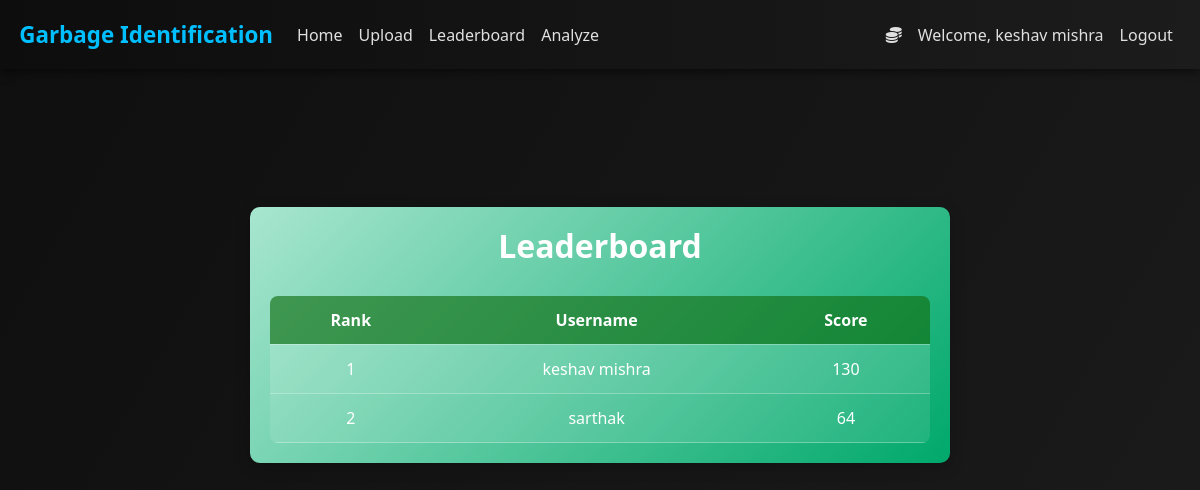
The page /leaderboard (signed in) on the database its author committed.
### backend/credentials.py (models this page shows, shortened)
class User(db.Model,UserMixin):
    id=db.Column(db.Integer, primary_key=True)
    username=db.Column(db.String(length=27),unique=True,nullable=False)
    email_address=db.Column(db.String(length=50),unique=True,nullable=False)
    pswd_hash=db.Column(db.String(length=60),nullable=False)
    score=db.Column(db.Integer, nullable=False, default=0)
    @property
    def password(self):
        raise AttributeError("Password is write-only.")

### backend/app.py (the view)
@app_blueprint.route('/leaderboard')
def leaderboard_page():
    users = User.query.order_by(User.score.desc()).all()
    return render_template('leaderboard.html', users=users)

### backend/app.py (called while the page is built)
@app_blueprint.context_processor
def inject_user():
    return dict(current_user=current_user)

### backend/credentials.py (called while the page is built)
@login_manager.user_loader
def load_user(user_id):
    return User.query.get(int(user_id))

### backend/templates/leaderboard.html (shortened to what this page needs)
{% extends 'base.html' %}
{% block content %}
<div class="leaderboard-container">
    <h2>Leaderboard</h2>
    <table>
        <tr>
            <th>Rank</th>
            <th>Username</th>
            <th>Score</th>
        </tr>
        {% for user in users %}
        <tr>
            <td>{{ loop.index }}</td>
            <td>{{ user.username }}</td>
            <td>{{ user.score }}</td>
        </tr>
        {% endfor %}
    </table>
</div>
{% endblock %}

### backend/templates/base.html (shortened to what this page needs)
<!doctype html>
<html lang="en">
   <head>
      <link rel="stylesheet" href="https://cdn.jsdelivr.net/npm/bootstrap@4.5.3/dist/css/bootstrap.min.css">
   </head>
   <body>
      <nav class="navbar navbar-expand-md navbar-dark bg-dark">
         <a class="navbar-brand" href="#">Garbage Identification</a>
         <div class="collapse navbar-collapse" id="navbarNav">
            <ul class="navbar-nav mr-auto">
               <li class="nav-item active">
                  <a class="nav-link" href="{{ url_for('app_blueprint.home_page') }}">Home <span class="sr-only">(current)</span></a>
               </li>
               <li class="nav-item active">
                  <a class="nav-link" href="{{ url_for('app_blueprint.upload_page') }}">Upload <span class="sr-only">(current)</span></a>
               </li>
               <li class="nav-item">
                  <a class="nav-link" href="{{ url_for('app_blueprint.leaderboard_page') }}">Leaderboard</a>
               </li>
               <li class="nav-item">
                  <a class="nav-link" href="{{ url_for('app_blueprint.analyze') }}">Analyze</a>
               </li>
            </ul>
            {% if current_user.is_authenticated %}
            <ul class="navbar-nav">
               <li class="nav-item">
                  <a class="nav-link" style="color:lawngreen; font-weight: bold;">
                  <i class="fas fa-coins"></i>
                  </a>
               </li>
               <li class="nav-item">
                  <a class="nav-link">Welcome, {{ current_user.username }}</a>
               </li>
               <li class="nav-item">
                  <a class="nav-link" href="{{ url_for('app_blueprint.logout_page') }}">Logout</a>
               </li>
            </ul>
            {% endif %}
         </div>
      </nav>
      <div class="container mt-4">
      </div>
      {% block content %}
      {% endblock %}
   </body>
</html>

### backend/templates/leaderboard.html (style rules this page uses)
.leaderboard-container { max-width: 700px; margin: 50px auto; padding: 20px; background: linear-gradient(135deg, #a8e6cf, #00a86b); border-radius: 10px; box-shadow: 0 4px 15px rgba(0,0,0,0.2); color: #fff; }
.leaderboard-container h2 { text-align: center; margin-bottom: 30px; color: #ffffff; }
table { width: 100%; border-collapse: collapse; text-align: center; background-color: rgba(255, 255, 255, 0.1); border-radius: 8px; overflow: hidden; }
th, td { padding: 12px; border-bottom: 1px solid rgba(255,255,255,0.3); color: #fff; }
th { background: rgba(0, 100, 0, 0.6); color: #fff; }
tr:nth-child(even) { background-color: rgba(255, 255, 255, 0.05); }

### backend/templates/base.html (style rules this page uses)
body { background: linear-gradient(120deg, #0f0f0f, #1a1a1a); color: #ffffff; font-family: 'Segoe UI', Tahoma, Geneva, Verdana, sans-serif; }
.navbar { background: linear-gradient(to right, #0d0d0d, #1c1c1c); box-shadow: 0 2px 10px rgba(0,0,0,0.6); padding: 0.8rem 1.2rem; }
.navbar-brand { font-weight: bold; color: #00bfff !important; font-size: 1.4rem; }
.navbar-nav .nav-link { color: #e0e0e0 !important; transition: color 0.3s ease, transform 0.2s ease; }
h1, h2, h3, h4, h5, h6 { font-weight: 700; color: #ffffff; }
a { text-decoration: none; }
.container, .content-wrapper { padding-top: 2rem; padding-bottom: 2rem; }

### rows shown on the page
User: username "keshav mishra", score "130"
User: username "sarthak", score "64"
